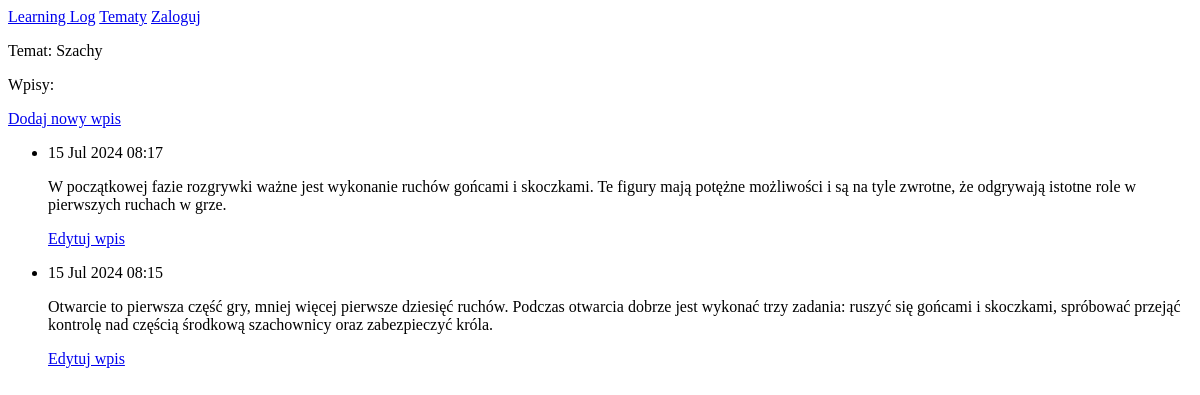
Page /topics/1/ on the earlier database version.
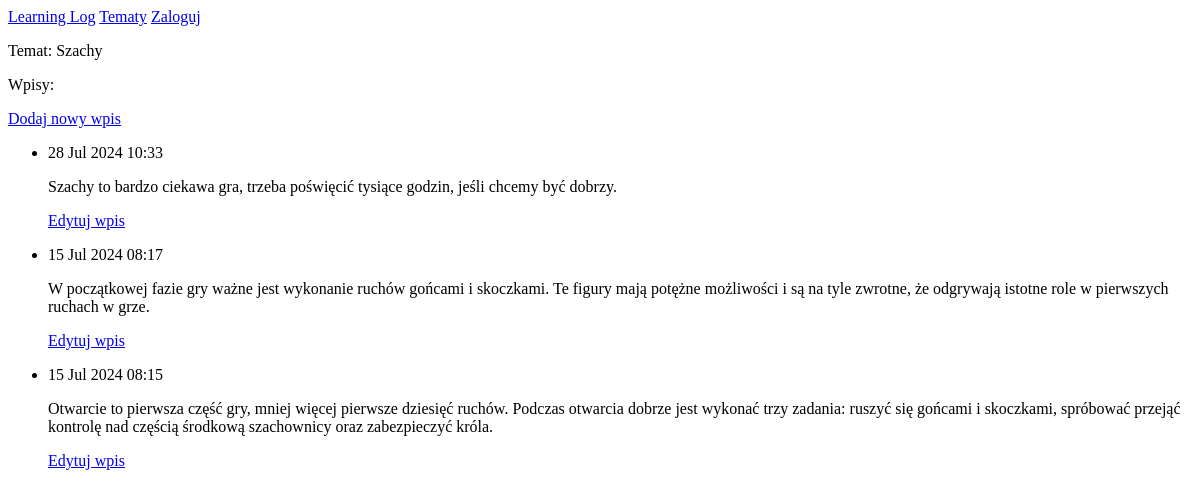
Same page on the later database version.
### learning_logs/models.py (models this page shows, shortened)
class Topic(models.Model):
    text = models.CharField(max_length=200)
    date_added = models.DateTimeField(auto_now_add=True)
    def __str__(self):
        return self.text

class Entry(models.Model):
    topic = models.ForeignKey(Topic, on_delete=models.CASCADE)
    text = models.TextField()
    date_added = models.DateTimeField(auto_now_add=True)
    class Meta:
        verbose_name_plural = 'entries'

### learning_logs/views.py (the view)
# urls.py: path('topics/<int:topic_id>/',views.topic, name='topic'),
def topic(request,topic_id):
    topic = Topic.objects.get(id=topic_id)
    entries = topic.entry_set.order_by('-date_added')
    context = {'topic':topic, 'entries':entries}
    return render(request, 'learning_logs/topic.html',context)

### learning_logs/templates/learning_logs/topic.html
{% extends "learning_logs/base.html" %} {% block content %}
<p>Temat: {{ topic }}</p>
<p>Wpisy:</p>
<p>
  <a href="{% url 'learning_logs:new_entry' topic.id %}">Dodaj nowy wpis</a>
</p>
<ul>
  {% for entry in entries %}
  <li>
    <p>{{ entry.date_added|date:'d M Y H:i' }}</p>
    <p>{{ entry.text|linebreaks }}</p>
    <p>
      <a href="{% url 'learning_logs:edit_entry' entry.id %}">Edytuj wpis</a>
    </p>
  </li>
  {% empty %}
  <li>Nie został jeszcze dodany żaden wpis.</li>
  {% endfor %}
</ul>
{% endblock content %}

### learning_logs/templates/learning_logs/base.html
<p>
  <a href="{% url 'learning_logs:index' %}">Learning Log</a>
  <a href="{% url 'learning_logs:topics' %}">Tematy</a>
  {% if user.is_authenticated %} Witaj, {{ user.username }}.
  <a href="{% url 'users:logout' %}">Wyloguj się</a>
  {% else %}
  <a href="{% url 'users:login' %}">Zaloguj</a>
  {% endif %}
</p>
{%block content %}{%endblock content%}

Differences in the rows shown:
added Entry: date_added "28 Jul 2024 10:33", text "Szachy to bardzo ciekawa gra, trzeba poświęcić tysiące godzin, jeśli chcemy być dobrzy."
changed Entry: text "W początkowej fazie rozgrywki ważne jest wykonanie ruchów…" → "W początkowej fazie gry ważne jest wykonanie ruchów…"
